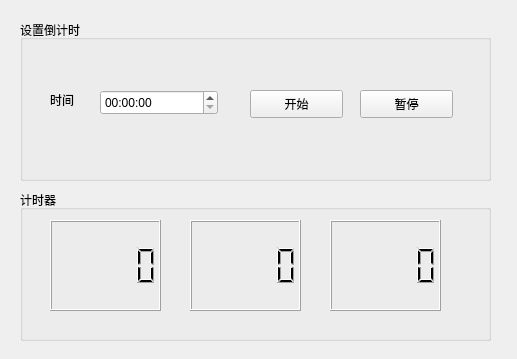
<?xml version="1.0" encoding="UTF-8"?>
<ui version="4.0">
 <class>timer</class>
 <widget class="QWidget" name="timer">
  <property name="geometry">
   <rect>
    <x>0</x>
    <y>0</y>
    <width>517</width>
    <height>359</height>
   </rect>
  </property>
  <property name="windowTitle">
   <string>Form</string>
  </property>
  <widget class="QGroupBox" name="groupBox">
   <property name="geometry">
    <rect>
     <x>20</x>
     <y>20</y>
     <width>471</width>
     <height>161</height>
    </rect>
   </property>
   <property name="title">
    <string>设置倒计时</string>
   </property>
   <widget class="QLabel" name="label">
    <property name="geometry">
     <rect>
      <x>30</x>
      <y>70</y>
      <width>41</width>
      <height>20</height>
     </rect>
    </property>
    <property name="text">
     <string>时间</string>
    </property>
   </widget>
   <widget class="QPushButton" name="btnStart">
    <property name="geometry">
     <rect>
      <x>230</x>
      <y>70</y>
      <width>93</width>
      <height>28</height>
     </rect>
    </property>
    <property name="text">
     <string>开始</string>
    </property>
   </widget>
   <widget class="QPushButton" name="btnStop">
    <property name="geometry">
     <rect>
      <x>340</x>
      <y>70</y>
      <width>93</width>
      <height>28</height>
     </rect>
    </property>
    <property name="text">
     <string>暂停</string>
    </property>
   </widget>
   <widget class="QTimeEdit" name="timeEdit">
    <property name="enabled">
     <bool>true</bool>
    </property>
    <property name="geometry">
     <rect>
      <x>80</x>
      <y>70</y>
      <width>118</width>
      <height>25</height>
     </rect>
    </property>
   </widget>
  </widget>
  <widget class="QGroupBox" name="groupBox_2">
   <property name="geometry">
    <rect>
     <x>20</x>
     <y>190</y>
     <width>471</width>
     <height>151</height>
    </rect>
   </property>
   <property name="title">
    <string>计时器</string>
   </property>
   <widget class="QLCDNumber" name="lcdHour">
    <property name="geometry">
     <rect>
      <x>30</x>
      <y>30</y>
      <width>111</width>
      <height>91</height>
     </rect>
    </property>
   </widget>
   <widget class="QLCDNumber" name="lcdMinute">
    <property name="geometry">
     <rect>
      <x>170</x>
      <y>30</y>
      <width>111</width>
      <height>91</height>
     </rect>
    </property>
   </widget>
   <widget class="QLCDNumber" name="lcdSecond">
    <property name="geometry">
     <rect>
      <x>310</x>
      <y>30</y>
      <width>111</width>
      <height>91</height>
     </rect>
    </property>
   </widget>
  </widget>
 </widget>
 <resources/>
 <connections/>
</ui>
